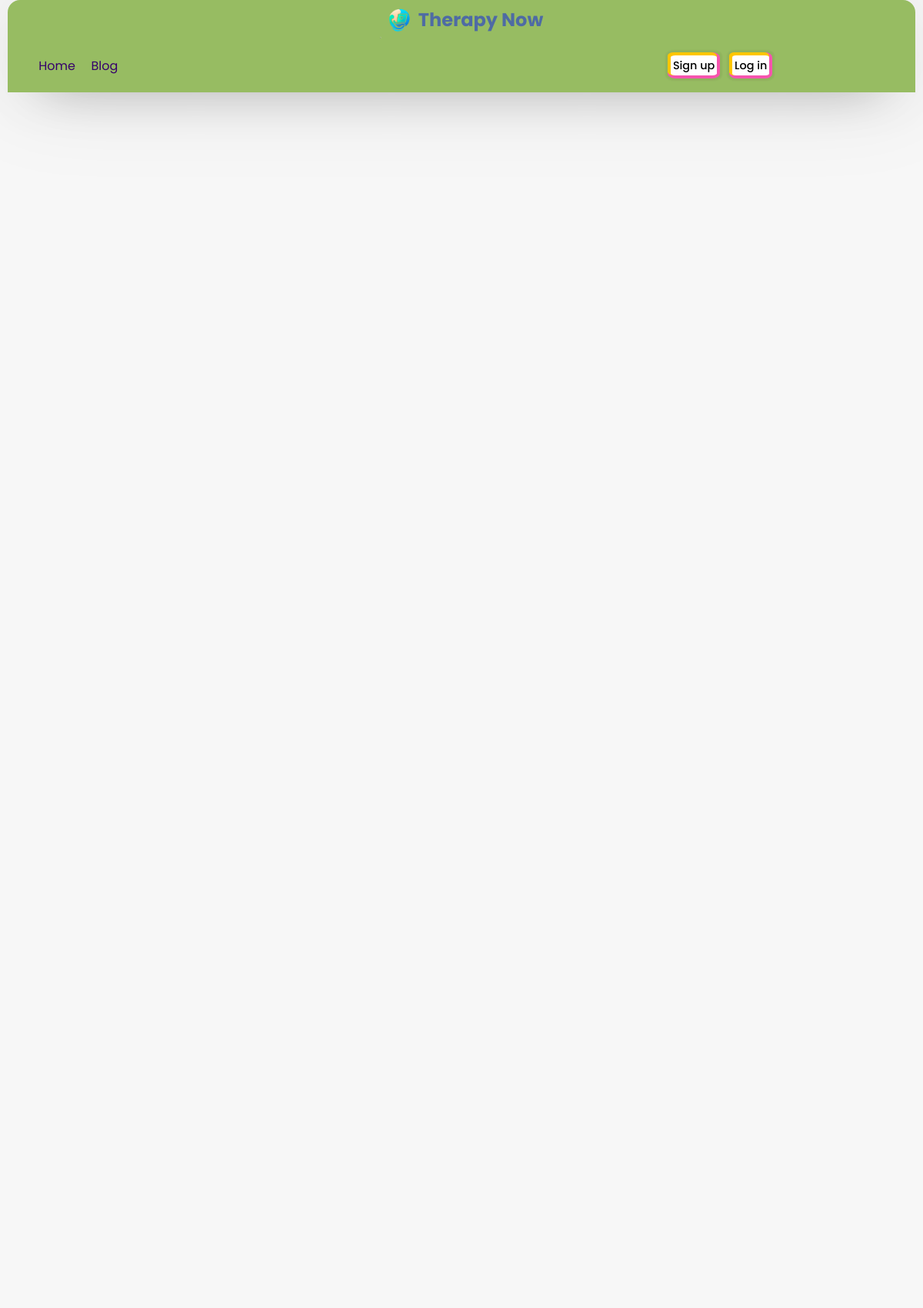
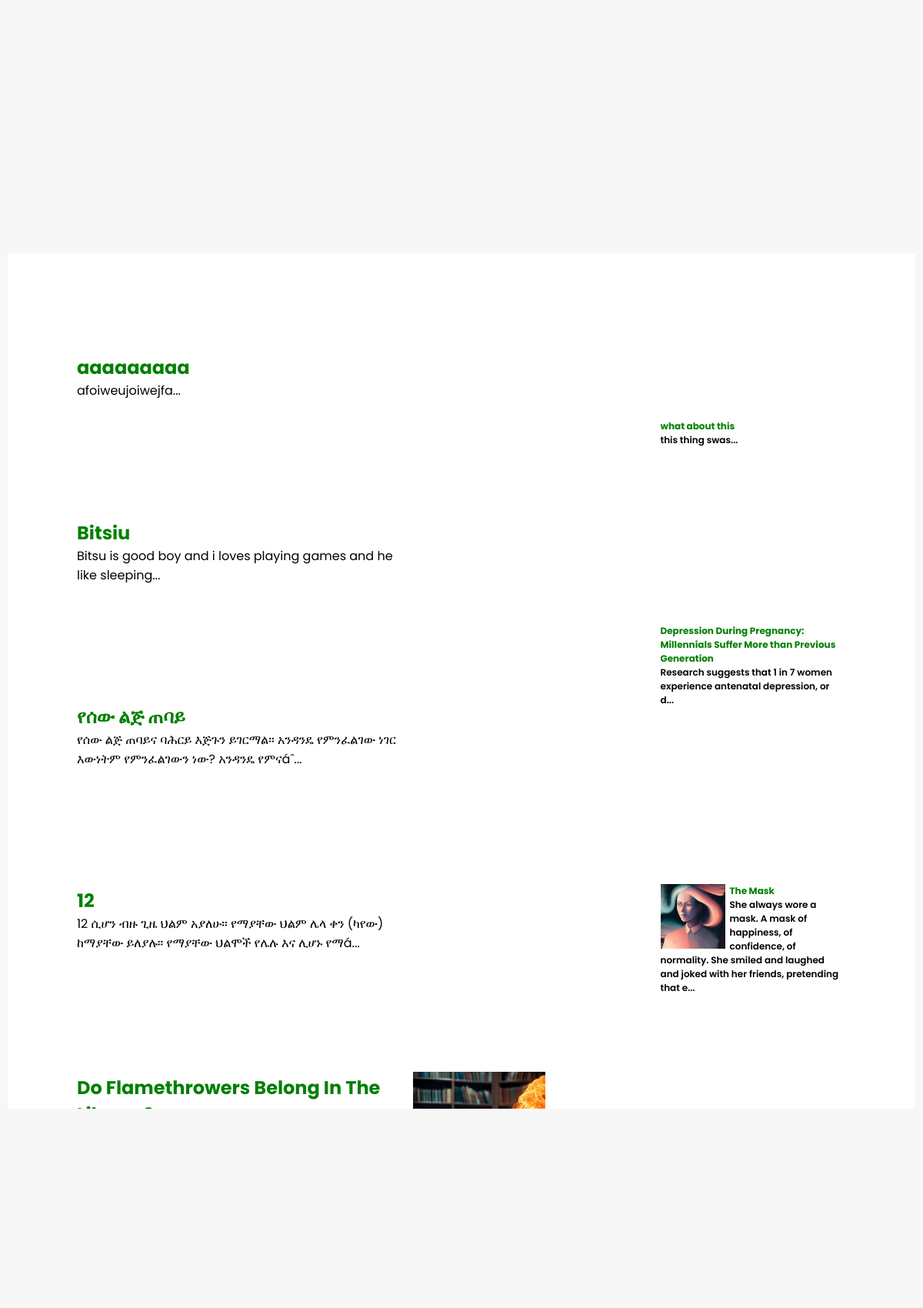
Screenshot of /blog.php (upper part) with the database file from the repository (2 pictures, top to bottom).
### tables this page shows
CREATE TABLE `blog` (
  `id` int(11) NOT NULL,
  `title` text NOT NULL,
  `text` mediumtext NOT NULL,
  `img` varchar(500) DEFAULT NULL,
  `date_published` date NOT NULL DEFAULT curdate(),
  `category` text DEFAULT NULL,
  `poster_id` varchar(255) DEFAULT NULL
);

### php/get-blog.php (the view, shortened to what this page needs)
<?php
require_once "config.php";
$output = "";
$sql = "SELECT * FROM blog ORDER BY id DESC ";
$query = mysqli_query($conn, $sql);
if (mysqli_num_rows($query) > 0) {
    while ($row = mysqli_fetch_assoc($query)) {
        if ($row['img']) {
            $output .= '<a href="blog.php?id='. $id=$row["id"] .'">
                            <div class="sub">
                                <img src="php\images\\' . $row['img'] . '">
                                <h1>' . $row['title'] . '</h1>
                                <p> ' . substr($row['text'], 0, 200) . '...</p>
                            </div>
                        </a>';
        } else {
            $output .= '<a href="blog.php?id='. $id=$row["id"] .'"><div class="sub">
                                    <h1>' . $row['title'] . '</h1>
                                    <p> ' . substr($row['text'], 0, 200) . '...</p>
                                </div></a>';
        }
    }
}
echo $output;

### php/get-blog-nav.php (shortened to what this page needs)
<?php
require_once "config.php";
$output = "";
$idd = '0';
if(isset($_GET['id'])){
    $idd = $_GET['id'];
}else{
    $idd = '0';
}
$sql = "SELECT * FROM blog  WHERE id != $idd ";
$query = mysqli_query($conn, $sql);
if (mysqli_num_rows($query) > 0) {
    while ($row = mysqli_fetch_assoc($query)) {
        $title = $row['title'];
            if ($row['img']) {
                $output .='<a href="blog.php?id='. $id=$row["id"] .'">
                <div>
                <img src="php\images\\' . $row['img'] . '">
                <h1>' . $row['title'] . '</h1>
                <p> ' . substr($row['text'], 0, 150 - strlen($title)) . '...</p>
                </div>
                </a>';
            } else {
                $output .='<a href="blog.php?id='. $id=$row["id"] .'">
                <div>
                <h1>' . $row['title'] . '</h1>
                <p> ' . substr($row['text'], 0, 150 - strlen($title)) . '...</p>
                </div>
                </a>';
            }
        }
    }
    echo $output;

### style.css (style rules this page uses)
* { margin: 0; padding: 0; box-sizing: border-box; text-decoration: none; font-family: 'Poppins', sans-serif; }
body { display: flex; flex-direction: column; align-items: center; justify-content: space-between; min-height: 100vh; background: #f7f7f7; padding: 0 10px; }
.blog section div { margin: 2vh 4.5vw 2vw 7.5vw; }
.blog section div img { width: 100%; height: 100%; }
.blog section div.sub img { margin-left: 0.5vw; margin-bottom: 1vw; width: 80%; height: auto; }
.blog .sub { display: grid; grid-template-columns: 2fr 1fr; grid-template-rows: auto auto; grid-template-areas: "h1 img" "p img"; align-items: center; }
.blog section a .sub img { grid-area: img; }
.blog section a .sub h1 { grid-area: h1; }
.blog section a .sub p { grid-area: p; }
.blog nav div { margin: 4vh 7.5vw 1vw 4.5vw; font-size: 0.75em; font-weight: 600; }
.blog nav div h1 { font-size: 1em; }
.blog nav div img { margin-right: 0.5vw; max-width: 7vw; max-height: 14vh; width: 100%; height: 100%; float: left; }
.blog a { color: black; }
img { width: 50px; height: 50px; }
a { margin: 1%; }
h1 { color: green; }
a { color: #36006b; }

### blog.php (style rules this page uses)
.blog section div { margin: 2vh 4.5vw 2vw 7.5vw; }
section div img { width: 100%; height: 100%; }
section div.sub img { margin-left: 0.5vw; margin-bottom: 1vw; width: 80%; height: auto; }
.sub { display: grid; grid-template-columns: 2fr 1fr; grid-template-rows: auto auto; grid-template-areas: "h1 img" "p img"; align-items: center; }
section a .sub img { grid-area: img; }
section a .sub h1 { grid-area: h1; }
section a .sub p { grid-area: p; }
nav div { margin: 4vh 7.5vw 1vw 4.5vw; font-size: 0.75em; font-weight: 600; }
nav div h1 { font-size: 1em; }
nav div img { margin-right: 0.5vw; max-width: 7vw; max-height: 14vh; width: 100%; height: 100%; float: left; }
.blog a { color: black; }

### rows the page displays
blog: title "aaaaaaaaa", text "afoiweujoiwejfa"
blog: title "Bitsiu", text "Bitsu is good boy and i loves playing games and he like sleeping"
blog: title "የሰው ልጅ ጠባይ", text "የሰው ልጅ ጠባይና ባሕርይ እጅጉን ይገርማል። አንዳንዴ የምንፈልገው ነገር እውነትም የምንፈልገውን ነው? አንዳንዴ የምናáˆ"
blog: title "12", text "12 ሲሆን ብዙ ጊዜ ህልም አያለሁ። የማያቸው ህልም ሌላ ቀን (ካየው) ከማያቸው ይለያሉ። የማያቸው ህልሞች የሌሉ እና ሊሆኑ የማá"
blog: img (picture), title "Do Flamethrowers Belong In The…"
blog: title "what about this", substr($row['text'],0,150-strlen($title)) "this thing swas"
blog: title "Depression During Pregnancy: Millennials Suffer More than Previous Generation", substr($row['text'], 0, 150 - strlen($title)) "Research suggests that 1 in 7 women experience antenatal depression, or d"
blog: img (picture), title "The Mask", substr($row['text'], 0, 150 - strlen($title)) "She always wore a mask. A mask of happiness, of confidence, of normality. She smiled and laughed and joked with her friends, pretending that e"
